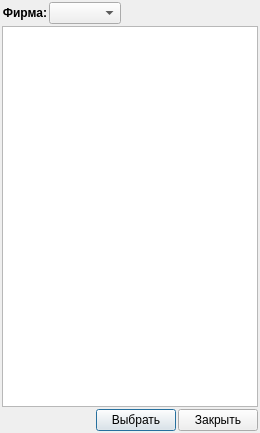
<?xml version="1.0" encoding="UTF-8"?>
<ui version="4.0">
 <class>SelectDepartment</class>
 <widget class="QDialog" name="SelectDepartment">
  <property name="geometry">
   <rect>
    <x>0</x>
    <y>0</y>
    <width>260</width>
    <height>433</height>
   </rect>
  </property>
  <property name="windowTitle">
   <string>Dialog</string>
  </property>
  <layout class="QVBoxLayout" name="verticalLayout">
   <property name="spacing">
    <number>2</number>
   </property>
   <property name="margin">
    <number>2</number>
   </property>
   <item>
    <layout class="QHBoxLayout" name="horizontalLayout_3">
     <item>
      <layout class="QHBoxLayout" name="horizontalLayout_2">
       <item>
        <widget class="QLabel" name="label">
         <property name="font">
          <font>
           <weight>75</weight>
           <bold>true</bold>
          </font>
         </property>
         <property name="text">
          <string>Фирма:</string>
         </property>
         <property name="alignment">
          <set>Qt::AlignRight|Qt::AlignTrailing|Qt::AlignVCenter</set>
         </property>
        </widget>
       </item>
       <item>
        <widget class="QComboBox" name="organization"/>
       </item>
      </layout>
     </item>
     <item>
      <spacer name="horizontalSpacer_2">
       <property name="orientation">
        <enum>Qt::Horizontal</enum>
       </property>
       <property name="sizeHint" stdset="0">
        <size>
         <width>40</width>
         <height>20</height>
        </size>
       </property>
      </spacer>
     </item>
    </layout>
   </item>
   <item>
    <widget class="QTreeView" name="treeViewDep">
     <property name="editTriggers">
      <set>QAbstractItemView::NoEditTriggers</set>
     </property>
     <property name="alternatingRowColors">
      <bool>true</bool>
     </property>
     <property name="allColumnsShowFocus">
      <bool>true</bool>
     </property>
    </widget>
   </item>
   <item>
    <layout class="QHBoxLayout" name="horizontalLayout">
     <item>
      <spacer name="horizontalSpacer">
       <property name="orientation">
        <enum>Qt::Horizontal</enum>
       </property>
       <property name="sizeHint" stdset="0">
        <size>
         <width>40</width>
         <height>20</height>
        </size>
       </property>
      </spacer>
     </item>
     <item>
      <widget class="QPushButton" name="addButton">
       <property name="text">
        <string>Выбрать</string>
       </property>
       <property name="icon">
        <iconset>
         <normaloff>:/16x16/apply/ico/apply_16x16.png</normaloff>:/16x16/apply/ico/apply_16x16.png</iconset>
       </property>
      </widget>
     </item>
     <item>
      <widget class="QPushButton" name="closeButton">
       <property name="text">
        <string>Закрыть</string>
       </property>
       <property name="icon">
        <iconset>
         <normaloff>:/16x16/cancelDel/ico/button_cancel_16x16 (1).png</normaloff>:/16x16/cancelDel/ico/button_cancel_16x16 (1).png</iconset>
       </property>
      </widget>
     </item>
    </layout>
   </item>
  </layout>
 </widget>
 <resources/>
 <connections>
  <connection>
   <sender>closeButton</sender>
   <signal>clicked()</signal>
   <receiver>SelectDepartment</receiver>
   <slot>close()</slot>
   <hints>
    <hint type="sourcelabel">
     <x>197</x>
     <y>418</y>
    </hint>
    <hint type="destinationlabel">
     <x>25</x>
     <y>409</y>
    </hint>
   </hints>
  </connection>
 </connections>
</ui>
